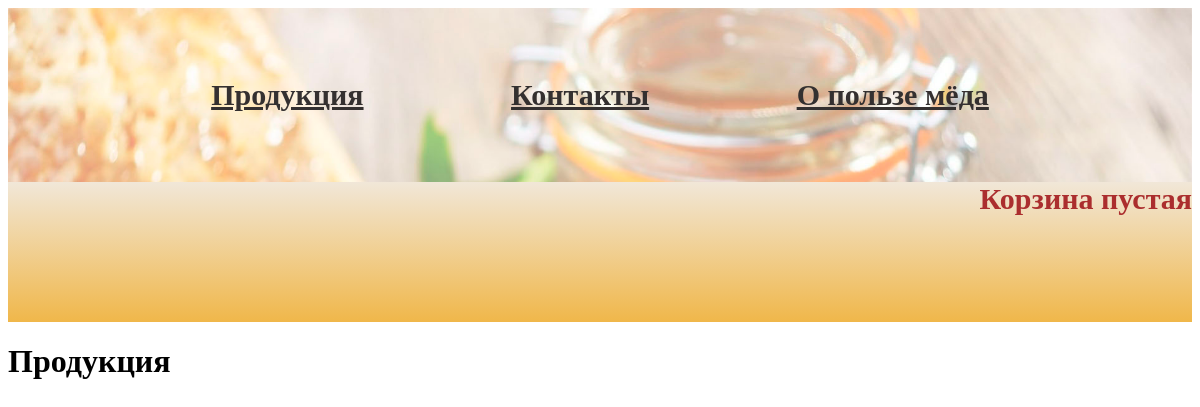
The app's page /, older data.
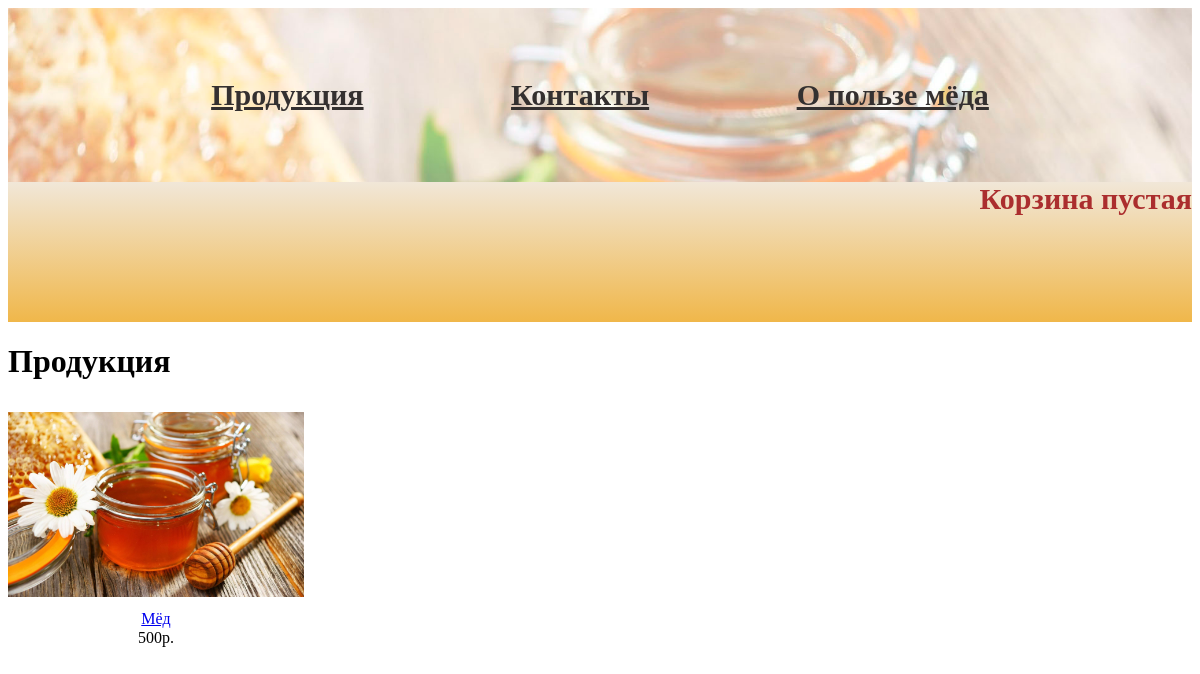
The same page, newer data.
### myshop/models.py (models this page shows, shortened)
class Product(models.Model):
    name = models.CharField(max_length=150, db_index=True, verbose_name='Наименование')
    slug = models.CharField(max_length=150, db_index=True, unique=True, verbose_name='Ссылка')
    image = models.ImageField(upload_to='product/%Y/%m/%d', blank=True)
    description = models.TextField(max_length=1000, blank=True, verbose_name='Описание')
    price = models.TextField(max_length=10, blank=True, verbose_name='цена')
    available = models.BooleanField(default=True, verbose_name='Наличие')
    created = models.DateTimeField(auto_now_add=True, verbose_name='Добавлен')
    uploaded = models.DateTimeField(auto_now=True, verbose_name='Изменён')
    class Meta:
        ordering = ('name',)
        verbose_name = 'Товар'
        verbose_name_plural = 'Товары'
        index_together = (('id', 'slug'), )
    def get_absolute_url(self):
        return reverse('myshop:product_detail', args=[self.id, self.slug])

### myshop/views.py (the view)
# urls.py: path('', views.product_list, name='product_list'),
def product_list(request):
    products = Product.objects.filter(available=True)
    return render(request, 'shop/product/list.html',
                  {
                      'products': products
                  })

### cart/cart.py (called while the page is built)
    def __len__(self):
        return sum(item['quantity'] for item in self.cart.values())

### cart/context_processors.py (called while the page is built)
def cart(request):
    return {'cart': Cart(request)}

### myshop/templates/shop/product/list.html (shortened to what this page needs)
{% extends "shop/base.html" %}
{% load static %}
{% block content %}
<div id="main" class="product-list">
<h1>Продукция</h1>
{% for product in products %}
<div class="item">
<a href="{{ product.get_absolute_url }}">
    <img src="{% if product.image %}{{ product.image.url }}{%else %}{% static 'img/no_image.png' %}{% endif %}">
</a>
<a href="{{ product.get_absolute_url }}">{{ product.name }}</a>
<br>
{{ product.price }}р.
</div>
{% endfor %}
</div>
{% endblock %}

### myshop/templates/shop/base.html (shortened to what this page needs)
{% load static %}
<!DOCTYPE html>
<html>
<head>
<link href="{% static "/css/base.css" %}" rel="stylesheet">
</head>
<body>
<div id="header">
<a href="/" class="logo">Продукция</a>
<a href="{% url 'myshop:contacts' %}" class="logo">Контакты</a>
<a href="{% url 'myshop:about' %}" class="logo">О пользе мёда</a>
</div>
<div id="subheader">
    <div class="cart">
        {% with total_items=cart|length %}
        {% if cart|length > 0 %}
        В корзине
        <a href="{% url 'cart:cart_detail' %}">
             товаров на сумму {{ cart.get_total_price }}р
        </a>
        {% else %}
        Корзина пустая
        {% endif %}
        {% endwith %}
    </div>
</div>
<div id="content">
{% block content %}{% endblock %}
</div>
</body>
</html>

### myshop/static/css/base.css (style rules this page uses)
#header { text-align: center; font-size: 30px; background-image: url("../img2/8.jpg"); background-size: 100%; }
#header a { display:inline-block; padding:70px; color: #343030; font-weight: bold; }
#subheader { text-align: right; color: #ab2e2e; font-size: 30px; background: linear-gradient(#f1e7d8, #f0b74a); height: 140px; font-weight: bold; }
.product-list .item { width:25%; padding:10px 20px 10px 0; float:left; text-align:center; line-height:1.2; }
.product-list .item img { width:100%; margin-bottom:8px; }

Row changes from the older to the newer data that the page shows:
added Product: image (picture), name "Мёд", price "500"
